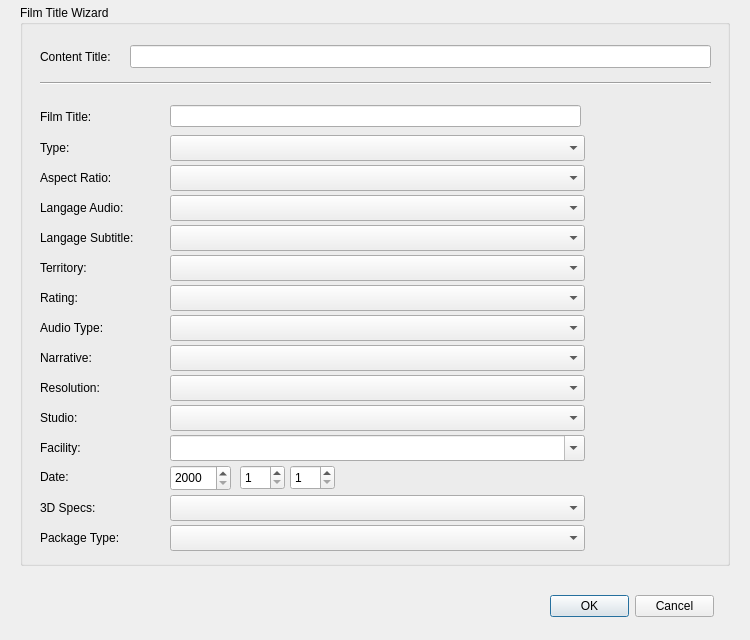
<?xml version="1.0" encoding="UTF-8"?>
<ui version="4.0">
 <class>GenerateTitle</class>
 <widget class="QDialog" name="GenerateTitle">
  <property name="geometry">
   <rect>
    <x>0</x>
    <y>0</y>
    <width>750</width>
    <height>640</height>
   </rect>
  </property>
  <property name="windowTitle">
   <string>Dialog</string>
  </property>
  <widget class="QGroupBox" name="groupBox">
   <property name="geometry">
    <rect>
     <x>20</x>
     <y>5</y>
     <width>710</width>
     <height>561</height>
    </rect>
   </property>
   <property name="title">
    <string>Film Title Wizard</string>
   </property>
   <widget class="QLabel" name="contentLabel">
    <property name="geometry">
     <rect>
      <x>20</x>
      <y>40</y>
      <width>91</width>
      <height>23</height>
     </rect>
    </property>
    <property name="text">
     <string>Content Title:</string>
    </property>
   </widget>
   <widget class="QLineEdit" name="contentEdit">
    <property name="geometry">
     <rect>
      <x>110</x>
      <y>40</y>
      <width>581</width>
      <height>23</height>
     </rect>
    </property>
    <property name="font">
     <font>
      <family>Courier</family>
     </font>
    </property>
    <property name="text">
     <string/>
    </property>
    <property name="maxLength">
     <number>80</number>
    </property>
    <property name="readOnly">
     <bool>true</bool>
    </property>
   </widget>
   <widget class="QLabel" name="aspectLabel">
    <property name="geometry">
     <rect>
      <x>20</x>
      <y>160</y>
      <width>91</width>
      <height>26</height>
     </rect>
    </property>
    <property name="text">
     <string>Aspect Ratio:</string>
    </property>
   </widget>
   <widget class="QComboBox" name="aspectComboBox">
    <property name="geometry">
     <rect>
      <x>150</x>
      <y>160</y>
      <width>415</width>
      <height>26</height>
     </rect>
    </property>
    <property name="font">
     <font>
      <family>Courier</family>
     </font>
    </property>
    <item>
     <property name="text">
      <string/>
     </property>
    </item>
   </widget>
   <widget class="QLabel" name="filmLabel">
    <property name="geometry">
     <rect>
      <x>20</x>
      <y>100</y>
      <width>62</width>
      <height>23</height>
     </rect>
    </property>
    <property name="text">
     <string>Film Title:</string>
    </property>
   </widget>
   <widget class="QLabel" name="ratingLabel">
    <property name="geometry">
     <rect>
      <x>20</x>
      <y>280</y>
      <width>62</width>
      <height>26</height>
     </rect>
    </property>
    <property name="text">
     <string>Rating:</string>
    </property>
   </widget>
   <widget class="QComboBox" name="ratingComboBox">
    <property name="geometry">
     <rect>
      <x>150</x>
      <y>280</y>
      <width>415</width>
      <height>26</height>
     </rect>
    </property>
    <property name="font">
     <font>
      <family>Courier</family>
     </font>
    </property>
    <property name="acceptDrops">
     <bool>false</bool>
    </property>
    <property name="maxVisibleItems">
     <number>10</number>
    </property>
    <property name="sizeAdjustPolicy">
     <enum>QComboBox::AdjustToContentsOnFirstShow</enum>
    </property>
    <property name="frame">
     <bool>true</bool>
    </property>
    <item>
     <property name="text">
      <string/>
     </property>
    </item>
   </widget>
   <widget class="QLabel" name="resolutionLabel">
    <property name="geometry">
     <rect>
      <x>20</x>
      <y>370</y>
      <width>81</width>
      <height>26</height>
     </rect>
    </property>
    <property name="text">
     <string>Resolution:</string>
    </property>
   </widget>
   <widget class="QComboBox" name="resolutionComboBox">
    <property name="geometry">
     <rect>
      <x>150</x>
      <y>370</y>
      <width>415</width>
      <height>26</height>
     </rect>
    </property>
    <property name="font">
     <font>
      <family>Courier</family>
     </font>
    </property>
    <item>
     <property name="text">
      <string/>
     </property>
    </item>
   </widget>
   <widget class="QLabel" name="steroscopicLabel">
    <property name="geometry">
     <rect>
      <x>20</x>
      <y>490</y>
      <width>81</width>
      <height>26</height>
     </rect>
    </property>
    <property name="text">
     <string>3D Specs:</string>
    </property>
   </widget>
   <widget class="QComboBox" name="stereoscopicComboBox">
    <property name="geometry">
     <rect>
      <x>150</x>
      <y>490</y>
      <width>415</width>
      <height>26</height>
     </rect>
    </property>
    <property name="font">
     <font>
      <family>Courier</family>
     </font>
    </property>
    <item>
     <property name="text">
      <string/>
     </property>
    </item>
   </widget>
   <widget class="QLabel" name="typeLabel">
    <property name="geometry">
     <rect>
      <x>20</x>
      <y>130</y>
      <width>62</width>
      <height>26</height>
     </rect>
    </property>
    <property name="text">
     <string>Type:</string>
    </property>
   </widget>
   <widget class="QComboBox" name="typeComboBox">
    <property name="geometry">
     <rect>
      <x>150</x>
      <y>130</y>
      <width>415</width>
      <height>26</height>
     </rect>
    </property>
    <property name="font">
     <font>
      <family>Courier</family>
     </font>
    </property>
    <property name="frame">
     <bool>true</bool>
    </property>
    <item>
     <property name="text">
      <string/>
     </property>
    </item>
   </widget>
   <widget class="QLineEdit" name="filmEdit">
    <property name="geometry">
     <rect>
      <x>150</x>
      <y>100</y>
      <width>411</width>
      <height>22</height>
     </rect>
    </property>
    <property name="font">
     <font>
      <family>Courier</family>
     </font>
    </property>
    <property name="maxLength">
     <number>14</number>
    </property>
   </widget>
   <widget class="QLabel" name="languageAudioLabel">
    <property name="geometry">
     <rect>
      <x>20</x>
      <y>190</y>
      <width>111</width>
      <height>26</height>
     </rect>
    </property>
    <property name="text">
     <string>Langage Audio:</string>
    </property>
   </widget>
   <widget class="QComboBox" name="languageAudioComboBox">
    <property name="geometry">
     <rect>
      <x>150</x>
      <y>190</y>
      <width>415</width>
      <height>26</height>
     </rect>
    </property>
    <property name="font">
     <font>
      <family>Courier</family>
     </font>
    </property>
    <item>
     <property name="text">
      <string/>
     </property>
    </item>
   </widget>
   <widget class="QLabel" name="languageSubtitleLabel">
    <property name="geometry">
     <rect>
      <x>20</x>
      <y>220</y>
      <width>111</width>
      <height>26</height>
     </rect>
    </property>
    <property name="text">
     <string>Langage Subtitle:</string>
    </property>
   </widget>
   <widget class="QComboBox" name="languageSubtitleComboBox">
    <property name="geometry">
     <rect>
      <x>150</x>
      <y>220</y>
      <width>415</width>
      <height>26</height>
     </rect>
    </property>
    <property name="font">
     <font>
      <family>Courier</family>
     </font>
    </property>
    <item>
     <property name="text">
      <string/>
     </property>
    </item>
    <item>
     <property name="text">
      <string>XX    No Subtitle</string>
     </property>
    </item>
   </widget>
   <widget class="QComboBox" name="territoryComboBox">
    <property name="geometry">
     <rect>
      <x>150</x>
      <y>250</y>
      <width>415</width>
      <height>26</height>
     </rect>
    </property>
    <property name="font">
     <font>
      <family>Courier</family>
     </font>
    </property>
    <item>
     <property name="text">
      <string/>
     </property>
    </item>
   </widget>
   <widget class="QLabel" name="territoryLabel">
    <property name="geometry">
     <rect>
      <x>20</x>
      <y>250</y>
      <width>71</width>
      <height>26</height>
     </rect>
    </property>
    <property name="text">
     <string>Territory:</string>
    </property>
   </widget>
   <widget class="QComboBox" name="audioComboBox">
    <property name="geometry">
     <rect>
      <x>150</x>
      <y>310</y>
      <width>415</width>
      <height>26</height>
     </rect>
    </property>
    <property name="font">
     <font>
      <family>Courier</family>
     </font>
    </property>
    <item>
     <property name="text">
      <string/>
     </property>
    </item>
   </widget>
   <widget class="QLabel" name="audioLabel">
    <property name="geometry">
     <rect>
      <x>20</x>
      <y>310</y>
      <width>81</width>
      <height>26</height>
     </rect>
    </property>
    <property name="text">
     <string>Audio Type:</string>
    </property>
   </widget>
   <widget class="QLabel" name="narrativeLabel">
    <property name="geometry">
     <rect>
      <x>20</x>
      <y>340</y>
      <width>71</width>
      <height>26</height>
     </rect>
    </property>
    <property name="text">
     <string>Narrative:</string>
    </property>
   </widget>
   <widget class="QComboBox" name="narrativeComboBox">
    <property name="geometry">
     <rect>
      <x>150</x>
      <y>340</y>
      <width>415</width>
      <height>26</height>
     </rect>
    </property>
    <property name="font">
     <font>
      <family>Courier</family>
     </font>
    </property>
    <property name="maxVisibleItems">
     <number>10</number>
    </property>
    <property name="frame">
     <bool>true</bool>
    </property>
    <item>
     <property name="text">
      <string/>
     </property>
    </item>
   </widget>
   <widget class="QLabel" name="studioLabel">
    <property name="geometry">
     <rect>
      <x>20</x>
      <y>400</y>
      <width>81</width>
      <height>26</height>
     </rect>
    </property>
    <property name="text">
     <string>Studio:</string>
    </property>
   </widget>
   <widget class="QComboBox" name="studioComboBox">
    <property name="geometry">
     <rect>
      <x>150</x>
      <y>400</y>
      <width>415</width>
      <height>26</height>
     </rect>
    </property>
    <property name="font">
     <font>
      <family>Courier</family>
     </font>
    </property>
    <property name="editable">
     <bool>false</bool>
    </property>
    <item>
     <property name="text">
      <string/>
     </property>
    </item>
   </widget>
   <widget class="QLabel" name="dateLabel">
    <property name="geometry">
     <rect>
      <x>20</x>
      <y>460</y>
      <width>62</width>
      <height>23</height>
     </rect>
    </property>
    <property name="text">
     <string>Date:</string>
    </property>
   </widget>
   <widget class="QLabel" name="packageLabel">
    <property name="geometry">
     <rect>
      <x>20</x>
      <y>520</y>
      <width>111</width>
      <height>26</height>
     </rect>
    </property>
    <property name="text">
     <string>Package Type:</string>
    </property>
   </widget>
   <widget class="QComboBox" name="packageComboBox">
    <property name="geometry">
     <rect>
      <x>150</x>
      <y>520</y>
      <width>415</width>
      <height>26</height>
     </rect>
    </property>
    <property name="font">
     <font>
      <family>Courier</family>
     </font>
    </property>
    <item>
     <property name="text">
      <string/>
     </property>
    </item>
   </widget>
   <widget class="QSpinBox" name="dateYearSB">
    <property name="geometry">
     <rect>
      <x>150</x>
      <y>460</y>
      <width>61</width>
      <height>26</height>
     </rect>
    </property>
    <property name="minimum">
     <number>2000</number>
    </property>
    <property name="maximum">
     <number>2999</number>
    </property>
   </widget>
   <widget class="QSpinBox" name="dateMonthSB">
    <property name="geometry">
     <rect>
      <x>220</x>
      <y>460</y>
      <width>45</width>
      <height>25</height>
     </rect>
    </property>
    <property name="minimum">
     <number>1</number>
    </property>
    <property name="maximum">
     <number>12</number>
    </property>
   </widget>
   <widget class="QSpinBox" name="dateDaySB">
    <property name="geometry">
     <rect>
      <x>270</x>
      <y>460</y>
      <width>45</width>
      <height>25</height>
     </rect>
    </property>
    <property name="minimum">
     <number>1</number>
    </property>
    <property name="maximum">
     <number>31</number>
    </property>
   </widget>
   <widget class="Line" name="line">
    <property name="geometry">
     <rect>
      <x>20</x>
      <y>70</y>
      <width>671</width>
      <height>16</height>
     </rect>
    </property>
    <property name="orientation">
     <enum>Qt::Horizontal</enum>
    </property>
   </widget>
   <widget class="QComboBox" name="facilityComboBox">
    <property name="geometry">
     <rect>
      <x>150</x>
      <y>430</y>
      <width>415</width>
      <height>26</height>
     </rect>
    </property>
    <property name="font">
     <font>
      <family>Courier</family>
     </font>
    </property>
    <property name="editable">
     <bool>true</bool>
    </property>
    <item>
     <property name="text">
      <string/>
     </property>
    </item>
   </widget>
   <widget class="QLabel" name="studioLabel_2">
    <property name="geometry">
     <rect>
      <x>20</x>
      <y>430</y>
      <width>81</width>
      <height>26</height>
     </rect>
    </property>
    <property name="text">
     <string>Facility:</string>
    </property>
   </widget>
  </widget>
  <widget class="QDialogButtonBox" name="buttonBox">
   <property name="geometry">
    <rect>
     <x>550</x>
     <y>590</y>
     <width>164</width>
     <height>32</height>
    </rect>
   </property>
   <property name="standardButtons">
    <set>QDialogButtonBox::Cancel|QDialogButtonBox::Ok</set>
   </property>
   <property name="centerButtons">
    <bool>false</bool>
   </property>
  </widget>
 </widget>
 <resources/>
 <connections>
  <connection>
   <sender>buttonBox</sender>
   <signal>accepted()</signal>
   <receiver>GenerateTitle</receiver>
   <slot>accept()</slot>
   <hints>
    <hint type="sourcelabel">
     <x>631</x>
     <y>605</y>
    </hint>
    <hint type="destinationlabel">
     <x>374</x>
     <y>319</y>
    </hint>
   </hints>
  </connection>
  <connection>
   <sender>buttonBox</sender>
   <signal>rejected()</signal>
   <receiver>GenerateTitle</receiver>
   <slot>reject()</slot>
   <hints>
    <hint type="sourcelabel">
     <x>631</x>
     <y>605</y>
    </hint>
    <hint type="destinationlabel">
     <x>374</x>
     <y>319</y>
    </hint>
   </hints>
  </connection>
 </connections>
</ui>
